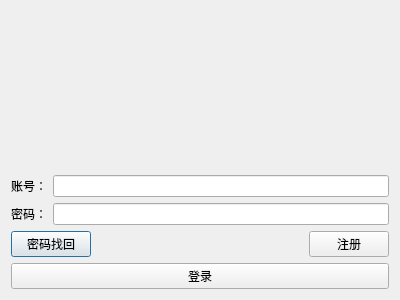
<?xml version="1.0" encoding="UTF-8"?>
<ui version="4.0">
 <class>LoginInterface</class>
 <widget class="QDialog" name="LoginInterface">
  <property name="geometry">
   <rect>
    <x>0</x>
    <y>0</y>
    <width>400</width>
    <height>300</height>
   </rect>
  </property>
  <property name="windowTitle">
   <string>LoginInterface</string>
  </property>
  <property name="windowIcon">
   <iconset>
    <normaloff>images/ArteryTech.ico</normaloff>images/ArteryTech.ico</iconset>
  </property>
  <layout class="QVBoxLayout" name="verticalLayout_2">
   <item>
    <layout class="QVBoxLayout" name="verticalLayout">
     <item>
      <widget class="QLabel" name="BackgroundLabel">
       <property name="text">
        <string/>
       </property>
      </widget>
     </item>
     <item>
      <layout class="QHBoxLayout" name="horizontalLayout">
       <item>
        <widget class="QLabel" name="UsernameLabel">
         <property name="text">
          <string>账号：</string>
         </property>
        </widget>
       </item>
       <item>
        <widget class="QLineEdit" name="UsernameLineEdit"/>
       </item>
      </layout>
     </item>
     <item>
      <layout class="QHBoxLayout" name="horizontalLayout_2">
       <item>
        <widget class="QLabel" name="PasswordLabel">
         <property name="text">
          <string>密码：</string>
         </property>
        </widget>
       </item>
       <item>
        <widget class="QLineEdit" name="PasswordLineEdit"/>
       </item>
      </layout>
     </item>
     <item>
      <layout class="QHBoxLayout" name="horizontalLayout_3">
       <item>
        <widget class="QPushButton" name="RetrievePasswordPushButton">
         <property name="text">
          <string>密码找回</string>
         </property>
        </widget>
       </item>
       <item>
        <spacer name="horizontalSpacer">
         <property name="orientation">
          <enum>Qt::Horizontal</enum>
         </property>
         <property name="sizeHint" stdset="0">
          <size>
           <width>40</width>
           <height>20</height>
          </size>
         </property>
        </spacer>
       </item>
       <item>
        <widget class="QPushButton" name="RegisterPushButton">
         <property name="text">
          <string>注册</string>
         </property>
        </widget>
       </item>
      </layout>
     </item>
     <item>
      <layout class="QHBoxLayout" name="horizontalLayout_4">
       <item>
        <widget class="QPushButton" name="LoginPushButton">
         <property name="text">
          <string>登录</string>
         </property>
        </widget>
       </item>
      </layout>
     </item>
    </layout>
   </item>
  </layout>
 </widget>
 <layoutdefault spacing="6" margin="11"/>
 <tabstops>
  <tabstop>UsernameLineEdit</tabstop>
  <tabstop>PasswordLineEdit</tabstop>
  <tabstop>LoginPushButton</tabstop>
  <tabstop>RetrievePasswordPushButton</tabstop>
  <tabstop>RegisterPushButton</tabstop>
 </tabstops>
 <resources/>
 <connections/>
</ui>
